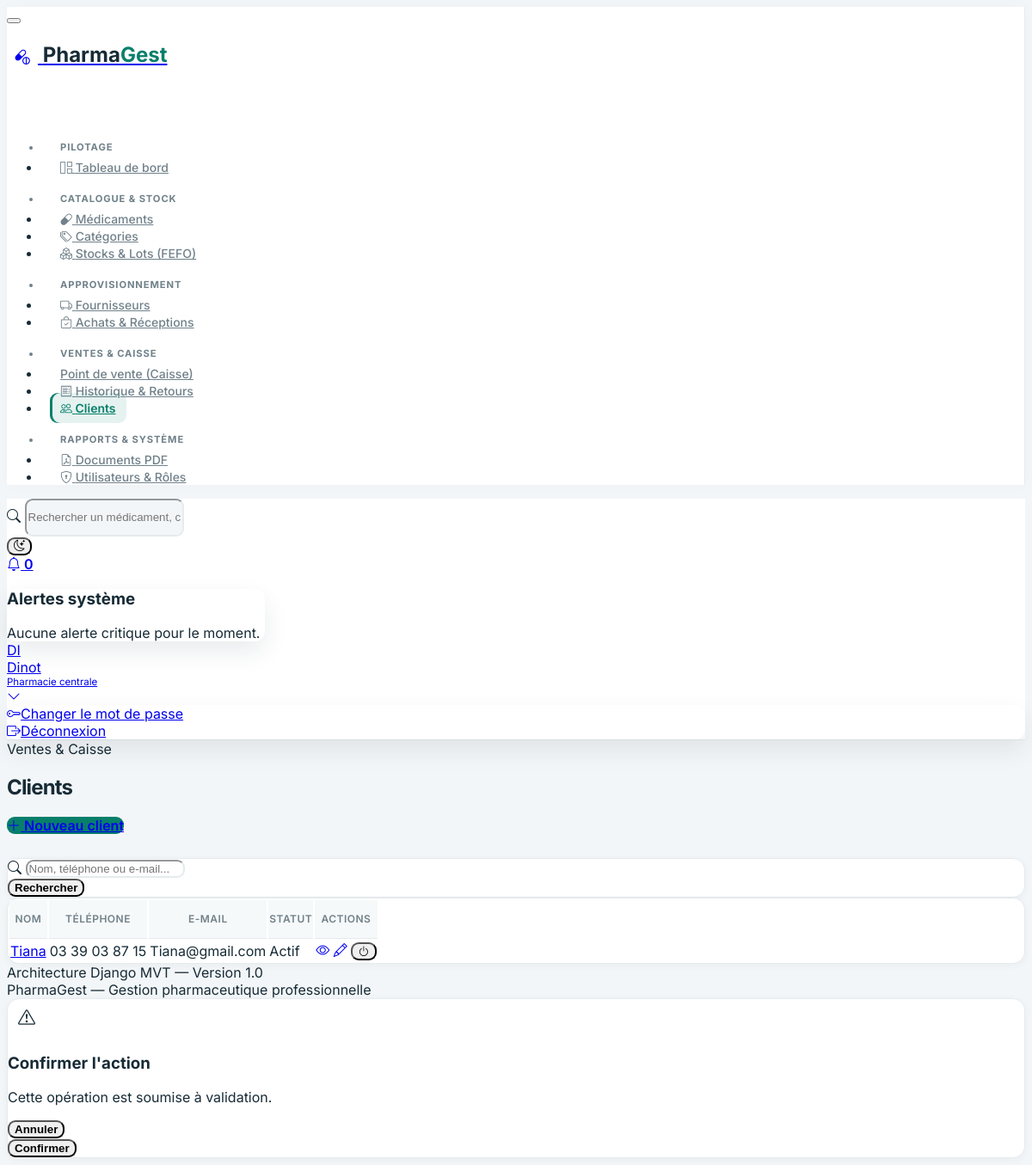
Page /clients/ (signed in) on the committed database.
### utilisateurs/models.py (models this page shows, shortened)
class Utilisateur(AbstractUser):
    ROLE_ADMIN = 'ADMIN'
    ROLE_PHARMACIEN = 'PHARMACIEN'
    ROLE_GESTIONNAIRE_STOCK = 'GESTIONNAIRE_STOCK'
    ROLE_CAISSIER = 'CAISSIER'
    ROLE_RESPONSABLE_GESTION = 'RESPONSABLE_GESTION'
    ROLE_CHOICES = [
        (ROLE_ADMIN, 'Administrateur'),
        (ROLE_PHARMACIEN, 'Pharmacien responsable'),
        (ROLE_GESTIONNAIRE_STOCK, 'Gestionnaire de stock'),
        (ROLE_CAISSIER, 'Caissier'),
        (ROLE_RESPONSABLE_GESTION, 'Responsable de gestion'),
    ]
    role = models.CharField(
        max_length=30,
        choices=ROLE_CHOICES,
        default=ROLE_CAISSIER,
        verbose_name='Rôle principal',
    )
    telephone = models.CharField(max_length=20, blank=True, verbose_name='Téléphone')
    class Meta:
        verbose_name = 'Utilisateur'
        verbose_name_plural = 'Utilisateurs'
        ordering = ['username']

### clients/models.py (models this page shows, shortened)
class Client(models.Model):
    nom = models.CharField(max_length=150, verbose_name='Nom complet')
    telephone = models.CharField(max_length=30, blank=True, verbose_name='Téléphone')
    email = models.EmailField(blank=True, verbose_name='Adresse e-mail')
    adresse = models.TextField(blank=True, verbose_name='Adresse')
    actif = models.BooleanField(default=True, verbose_name='Actif')
    date_creation = models.DateTimeField(auto_now_add=True, verbose_name='Date de création')
    class Meta:
        verbose_name = 'Client'
        verbose_name_plural = 'Clients'
        ordering = ['nom']

### clients/views.py (the view)
# urls.py: path('', views.client_list, name='client_list'),
@login_required
@permission_required('clients.view_client', raise_exception=True)
def client_list(request):
    q = request.GET.get('q', '').strip()
    clients = Client.objects.all()
    if q:
        clients = clients.filter(Q(nom__icontains=q) | Q(telephone__icontains=q) | Q(email__icontains=q))
    paginator = Paginator(clients, 12)
    page_obj = paginator.get_page(request.GET.get('page'))
    return render(request, 'clients/liste.html', {'page_obj': page_obj, 'q': q})

### templates/clients/liste.html (shortened to what this page needs)
{% extends 'base.html' %}
{% block page_pretitle %}Ventes & Caisse{% endblock %}
{% block page_title %}Clients{% endblock %}
{% block page_actions %}
<a href="{% url 'clients:client_create' %}" class="btn btn-primary d-inline-flex align-items-center gap-2">
    <i class="bi bi-plus-lg"></i> Nouveau client
</a>
{% endblock %}
{% block content %}
<div class="card pg-card mb-3">
    <div class="card-body py-3">
        <form method="get" class="row g-2 align-items-center">
            <div class="col-md-6">
                <div class="input-icon">
                    <span class="input-icon-addon"><i class="bi bi-search"></i></span>
                    <input type="text" name="q" value="{{ q }}" class="form-control" placeholder="Nom, téléphone ou e-mail...">
                </div>
            </div>
            <div class="col-auto">
                <button type="submit" class="btn btn-outline-primary">Rechercher</button>
            </div>
        </form>
    </div>
</div>
<div class="card pg-card">
    <div class="table-responsive">
        <table class="table table-vcenter card-table pg-table">
            <thead>
                <tr><th>Nom</th><th>Téléphone</th><th>E-mail</th><th>Statut</th><th class="text-end">Actions</th></tr>
            </thead>
            <tbody>
                {% for c in page_obj %}
                <tr>
                    <td><a href="{% url 'clients:client_detail' c.pk %}" class="fw-semibold text-reset text-decoration-none">{{ c.nom }}</a></td>
                    <td>{{ c.telephone|default:"—" }}</td>
                    <td>{{ c.email|default:"—" }}</td>
                    <td>
                        {% if c.actif %}
                        <span class="badge bg-success-lt text-success">Actif</span>
                        {% else %}
                        <span class="badge bg-secondary-lt text-secondary">Inactif</span>
                        {% endif %}
                    </td>
                    <td class="text-end">
                        <div class="btn-list justify-content-end flex-nowrap">
                            <a href="{% url 'clients:client_detail' c.pk %}" class="btn btn-sm btn-outline-primary"><i class="bi bi-eye"></i></a>
                            <a href="{% url 'clients:client_update' c.pk %}" class="btn btn-sm btn-outline-secondary"><i class="bi bi-pencil"></i></a>
                            <button type="button" class="btn btn-sm btn-outline-warning"
                                data-bs-toggle="modal" data-bs-target="#pgConfirmModal"
                                data-confirm-title="Changer le statut"
                                data-confirm-message="Confirmer la modification du statut de « {{ c.nom }} » ?"
                                data-confirm-url="{% url 'clients:client_toggle_actif' c.pk %}">
                                <i class="bi bi-power"></i>
                            </button>
                        </div>
                    </td>
                </tr>
                {% empty %}
                <tr><td colspan="5" class="text-center py-5 text-secondary">Aucun client enregistré.</td></tr>
                {% endfor %}
            </tbody>
        </table>
    </div>
</div>
{% endblock %}

### templates/includes/navbar.html (shortened to what this page needs)
<header class="navbar navbar-expand-md d-none d-lg-flex d-print-none pg-navbar sticky-top">
    <div class="container-xl">
        <div class="navbar-nav flex-row align-items-center w-100">
            <form action="{% url 'medicaments:medicament_list' %}" method="get" class="d-flex flex-grow-1 me-4" style="max-width: 420px;">
                <div class="input-icon w-100">
                    <span class="input-icon-addon"><i class="bi bi-search"></i></span>
                    <input type="text" name="q" class="form-control form-control-sm" placeholder="Rechercher un médicament, code-barres, lot...">
                </div>
            </form>
            <div class="ms-auto d-flex align-items-center gap-2">
                <button type="button" id="pg-theme-toggle" class="btn btn-icon btn-ghost-secondary" title="Changer de thème">
                    <i id="pg-theme-icon" class="bi bi-moon-stars"></i>
                </button>
                <div class="nav-item dropdown">
                    <a href="#" class="btn btn-icon btn-ghost-secondary position-relative" data-bs-toggle="dropdown" aria-label="Notifications">
                        <i class="bi bi-bell"></i>
                        <span class="badge bg-danger badge-pill badge-notification">0</span>
                    </a>
                    <div class="dropdown-menu dropdown-menu-end dropdown-menu-card" style="width: 300px;">
                        <div class="card border-0">
                            <div class="card-header py-2">
                                <h3 class="card-title fs-5">Alertes système</h3>
                            </div>
                            <div class="card-body py-3 text-center text-secondary small">
                                Aucune alerte critique pour le moment.
                            </div>
                        </div>
                    </div>
                </div>
                <div class="nav-item dropdown ps-2">
                    <a href="#" class="nav-link d-flex lh-1 text-reset p-0 align-items-center gap-2" data-bs-toggle="dropdown">
                        <span class="avatar avatar-sm rounded-circle bg-primary-lt text-primary fw-bold">
                            {% if request.user.is_authenticated %}
                                {{ request.user.username|slice:":2"|upper }}
                            {% else %}
                                PG
                            {% endif %}
                        </span>
                        <div class="d-none d-xl-block">
                            <div class="fw-semibold small">
                                {% if request.user.is_authenticated %}{{ request.user.username }}{% else %}Session invité{% endif %}
                            </div>
                            <div class="text-muted" style="font-size: 0.72rem;">Pharmacie centrale</div>
                        </div>
                        <i class="bi bi-chevron-down small text-muted"></i>
                    </a>
                    <div class="dropdown-menu dropdown-menu-end dropdown-menu-arrow">
                        <a href="{% url 'password_change' %}" class="dropdown-item"><i class="bi bi-key me-2"></i>Changer le mot de passe</a>
                        <a href="{% url 'logout' %}" class="dropdown-item text-danger"><i class="bi bi-box-arrow-right me-2"></i>Déconnexion</a>
                    </div>
                </div>
            </div>
        </div>
    </div>
</header>

### static/css/pharmagest.css (style rules this page uses)
:root, [data-bs-theme="light"] { --pg-primary: #087f6b; --pg-primary-hover: #066653; --pg-primary-soft: rgba(8, 127, 107, 0.10); --pg-bg-body: #f3f6f8; --pg-bg-surface: #ffffff; --pg-bg-sidebar: #ffffff; --pg-border: #e5ebee; --pg-text-main: #172b36; --pg-text-muted: #71818a; --pg-shadow-sm: 0 2px 8px rgba(24, 48, 58, 0.045); --pg-shadow-md: 0 12px 28px rgba(24, 48, 58, 0.09); --tblr-primary: #087f6b; --tblr-primary-rgb: 8, 127, 107; --tblr-font-sans-serif: 'Inter', -apple-system, BlinkMacSystemFont, 'Segoe UI', Roboto, sans-serif; }
body { font-family: 'Inter', -apple-system, BlinkMacSystemFont, 'Segoe UI', Roboto, sans-serif; background-color: var(--pg-bg-body); color: var(--pg-text-main); transition: background-color 0.2s ease, color 0.2s ease; }
.pg-navbar { background-color: var(--pg-bg-surface); border-bottom: 1px solid var(--pg-border); backdrop-filter: blur(8px); }
.pg-card { background-color: var(--pg-bg-surface); border: 1px solid var(--pg-border); border-radius: 12px; box-shadow: var(--pg-shadow-sm); transition: transform 0.18s ease, box-shadow 0.18s ease; }
.btn-primary { background-color: var(--pg-primary); border-color: var(--pg-primary); }
.pg-table thead th { font-size: 0.75rem; font-weight: 600; text-transform: uppercase; letter-spacing: 0.04em; color: var(--pg-text-muted); border-bottom: 1px solid var(--pg-border); background-color: transparent; }
.pg-table tbody tr { transition: background-color 0.14s ease; }
body { background: var(--pg-bg-body); color: var(--pg-text-main); }
.pg-navbar { min-height: 68px; background-color: color-mix(in srgb, var(--pg-bg-surface) 94%, transparent); border-color: var(--pg-border); backdrop-filter: blur(14px); }
.pg-navbar .form-control { min-height: 38px; border-color: var(--pg-border); border-radius: 9px; background: var(--pg-bg-body); }
.pg-card { border-color: var(--pg-border); border-radius: 14px; box-shadow: var(--pg-shadow-sm); }
.pg-table thead th { padding-top: 0.9rem; padding-bottom: 0.9rem; background: color-mix(in srgb, var(--pg-bg-body) 72%, var(--pg-bg-surface)); }
.pg-table tbody td { border-color: var(--pg-border); }
.form-control, .form-select, .input-group-text { border-color: var(--pg-border); border-radius: 9px; }
.btn { border-radius: 9px; font-weight: 600; }
.dropdown-menu { border-color: var(--pg-border); border-radius: 12px; box-shadow: var(--pg-shadow-md); }

### rows in the picture
Utilisateur: user.username "DI", user.username "Dinot"
Client: nom "Tiana", telephone "03 39 03 87 15", email "Tiana@gmail.com", actif "Actif"
